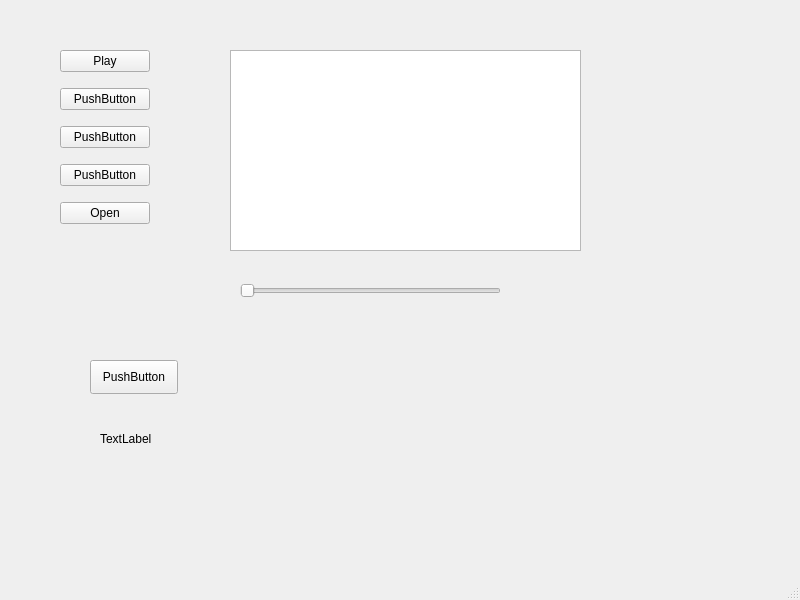
<?xml version="1.0" encoding="UTF-8"?>
<ui version="4.0">
 <class>MainWindow</class>
 <widget class="QMainWindow" name="MainWindow">
  <property name="geometry">
   <rect>
    <x>0</x>
    <y>0</y>
    <width>800</width>
    <height>600</height>
   </rect>
  </property>
  <property name="windowTitle">
   <string>Reporductor MP3</string>
  </property>
  <widget class="QWidget" name="centralwidget">
   <widget class="QSlider" name="horizontalSlider">
    <property name="geometry">
     <rect>
      <x>240</x>
      <y>280</y>
      <width>261</width>
      <height>21</height>
     </rect>
    </property>
    <property name="orientation">
     <enum>Qt::Horizontal</enum>
    </property>
   </widget>
   <widget class="QPushButton" name="pushButton_6">
    <property name="geometry">
     <rect>
      <x>90</x>
      <y>360</y>
      <width>88</width>
      <height>34</height>
     </rect>
    </property>
    <property name="text">
     <string>PushButton</string>
    </property>
   </widget>
   <widget class="QLabel" name="label">
    <property name="geometry">
     <rect>
      <x>100</x>
      <y>430</y>
      <width>59</width>
      <height>18</height>
     </rect>
    </property>
    <property name="text">
     <string>TextLabel</string>
    </property>
   </widget>
   <widget class="QListWidget" name="listWidget">
    <property name="geometry">
     <rect>
      <x>230</x>
      <y>50</y>
      <width>351</width>
      <height>201</height>
     </rect>
    </property>
   </widget>
   <widget class="QWidget" name="">
    <property name="geometry">
     <rect>
      <x>60</x>
      <y>40</y>
      <width>90</width>
      <height>196</height>
     </rect>
    </property>
    <layout class="QVBoxLayout" name="verticalLayout">
     <item>
      <widget class="QPushButton" name="btnPlay">
       <property name="text">
        <string>Play</string>
       </property>
      </widget>
     </item>
     <item>
      <widget class="QPushButton" name="pushButton_2">
       <property name="text">
        <string>PushButton</string>
       </property>
      </widget>
     </item>
     <item>
      <widget class="QPushButton" name="pushButton_3">
       <property name="text">
        <string>PushButton</string>
       </property>
      </widget>
     </item>
     <item>
      <widget class="QPushButton" name="pushButton_4">
       <property name="text">
        <string>PushButton</string>
       </property>
      </widget>
     </item>
     <item>
      <widget class="QPushButton" name="btnOpen">
       <property name="text">
        <string>Open</string>
       </property>
      </widget>
     </item>
    </layout>
   </widget>
  </widget>
  <widget class="QMenuBar" name="menubar">
   <property name="geometry">
    <rect>
     <x>0</x>
     <y>0</y>
     <width>800</width>
     <height>30</height>
    </rect>
   </property>
  </widget>
  <widget class="QStatusBar" name="statusbar"/>
 </widget>
 <resources/>
 <connections/>
</ui>
